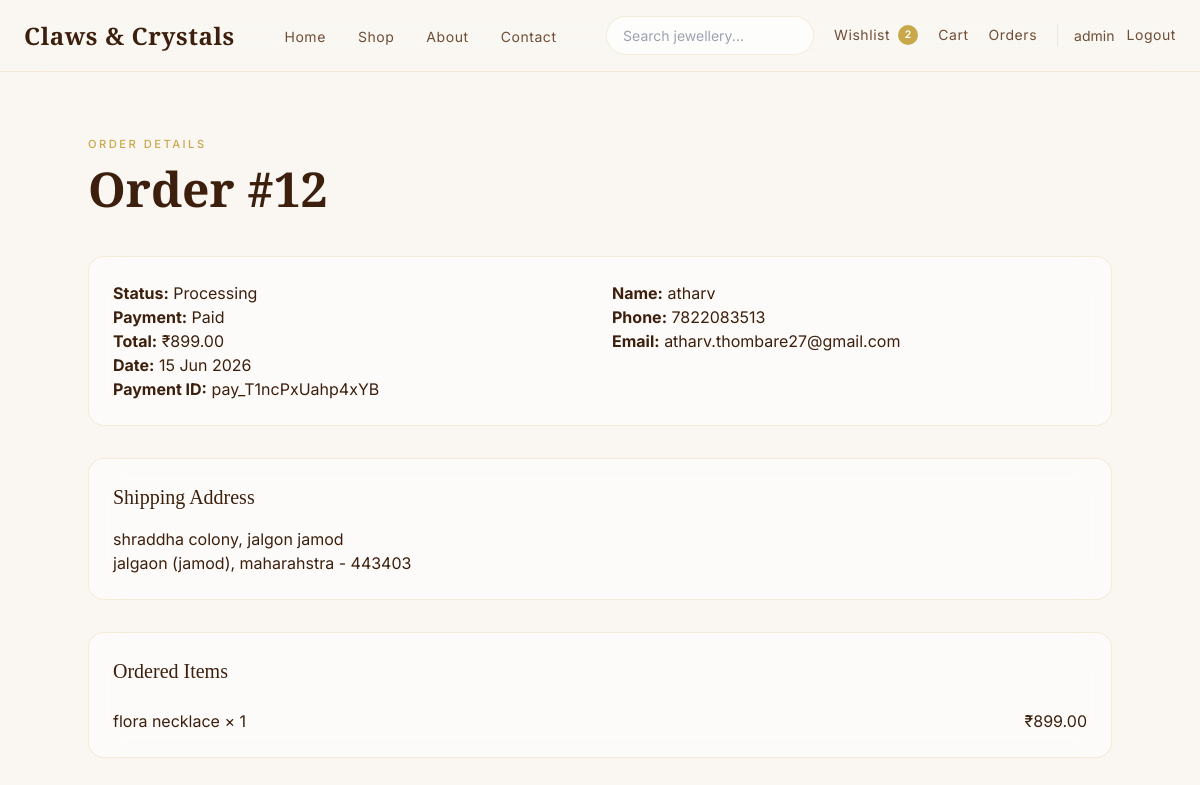
Page /orders/my-orders/12/ (signed in) on the committed database.
### orders/models.py (models this page shows, shortened)
class Order(models.Model):
    STATUS_CHOICES = (
        ("pending", "Pending"),
        ("processing", "Processing"),
        ("shipped", "Shipped"),
        ("delivered", "Delivered"),
        ("cancelled", "Cancelled"),
    )
    PAYMENT_STATUS_CHOICES = (
        ("unpaid", "Unpaid"),
        ("paid", "Paid"),
        ("failed", "Failed"),
    )
    user = models.ForeignKey(
        settings.AUTH_USER_MODEL,
        on_delete=models.CASCADE,
        related_name="orders"
    )
    full_name = models.CharField(max_length=255)
    email = models.EmailField()
    phone = models.CharField(max_length=20)
    address = models.TextField()
    city = models.CharField(max_length=100)
    state = models.CharField(max_length=100)
    pincode = models.CharField(max_length=20)
    total_amount = models.DecimalField(
        max_digits=10,
        decimal_places=2
    )
    status = models.CharField(
        max_length=20,
        choices=STATUS_CHOICES,
        default="pending"
    )
    payment_status = models.CharField(
        max_length=20,
        choices=PAYMENT_STATUS_CHOICES,
        default="unpaid"
    )
    razorpay_order_id = models.CharField(
        max_length=255,
        unique=True,
        blank=True,
        null=True
    )
    razorpay_payment_id = models.CharField(
        max_length=255,
        blank=True
    )
    razorpay_signature = models.CharField(
        max_length=255,
        blank=True
    )
    paid_at = models.DateTimeField(
        blank=True,
        null=True
    )
    created_at = models.DateTimeField(
        auto_now_add=True
    )

class OrderItem(models.Model):
    order = models.ForeignKey(
        Order,
        on_delete=models.CASCADE,
        related_name="items"
    )
    product = models.ForeignKey(
        Product,
        on_delete=models.CASCADE
    )
    quantity = models.PositiveIntegerField()
    price = models.DecimalField(
        max_digits=10,
        decimal_places=2
    )

### products/models.py (models this page shows, shortened)
class Product(models.Model):
    STATUS_CHOICES = (
        ("draft", "Draft"),
        ("published", "Published"),
        ("out_of_stock", "Out of Stock"),
    )
    category = models.ForeignKey(
        Category,
        on_delete=models.CASCADE,
        related_name="products"
    )
    name = models.CharField(max_length=200)
    slug = models.SlugField(
        unique=True
    )
    sku = models.CharField(
        max_length=50,
        unique=True,
        blank=True,
        null=True
    )
    description = models.TextField()
    price = models.DecimalField(
        max_digits=10,
        decimal_places=2
    )
    discounted_price = models.DecimalField(
        max_digits=10,
        decimal_places=2,
        blank=True,
        null=True
    )
    stock = models.PositiveIntegerField(
        default=0
    )
    material = models.CharField(
        max_length=100,
        blank=True
    )
    weight = models.CharField(
        max_length=50,
        blank=True
    )
    featured = models.BooleanField(
        default=False
    )
    status = models.CharField(
        max_length=20,
        choices=STATUS_CHOICES,
        default="draft"
    )
    created_at = models.DateTimeField(
        auto_now_add=True
    )
    updated_at = models.DateTimeField(
        auto_now=True
    )
    tags = models.ManyToManyField(Tag, blank=True)
    seo_title = models.CharField(
    max_length=255,
    blank=True
    )
    seo_description = models.TextField(
        blank=True
    )

### orders/views.py (the view)
@login_required
def order_detail_view(request, order_id):
    order = get_object_or_404(
        Order,
        id=order_id,
        user=request.user,
    )
    return render(
        request,
        "orders/order_detail.html",
        {
            "order": order,
        },
    )

### cart/context_processors.py (called while the page is built)
def navbar_counts(request):
    cart_count = 0
    wishlist_count = 0
    if request.user.is_authenticated:
        cart_count = (
            CartItem.objects.filter(
                user=request.user
            ).aggregate(
                total=Sum("quantity")
            )["total"]
            or 0
        )
        wishlist_count = Wishlist.objects.filter(
            user=request.user
        ).count()
    return {
        "cart_count": cart_count,
        "wishlist_count": wishlist_count,
    }

### templates/orders/order_detail.html (shortened to what this page needs)
{% extends "base.html" %}
{% block content %}
<section class="py-16 px-6 min-h-screen">
  <div class="max-w-5xl mx-auto">
    <div class="mb-10">
      <span class="section-eyebrow"> Order Details </span>
      <h1 class="section-title">Order #{{ order.id }}</h1>
    </div>
    <div class="glass-card p-6 mb-8">
      <div class="grid md:grid-cols-2 gap-6">
        <div>
          <p>
            <strong>Status:</strong>
            {{ order.get_status_display }}
          </p>
          <p>
            <strong>Payment:</strong>
            {{ order.get_payment_status_display }}
          </p>
          <p>
            <strong>Total:</strong>
            ₹{{ order.total_amount }}
          </p>
          <p>
            <strong>Date:</strong>
            {{ order.created_at|date:"d M Y" }}
          </p>
          {% if order.razorpay_payment_id %}
          <p>
            <strong>Payment ID:</strong>
            {{ order.razorpay_payment_id }}
          </p>
          {% endif %}
        </div>
        <div>
          <p>
            <strong>Name:</strong>
            {{ order.full_name }}
          </p>
          <p>
            <strong>Phone:</strong>
            {{ order.phone }}
          </p>
          <p>
            <strong>Email:</strong>
            {{ order.email }}
          </p>
        </div>
      </div>
    </div>
    <div class="glass-card p-6 mb-8">
      <h3 class="font-serif text-xl text-brown mb-4">Shipping Address</h3>
      <p>{{ order.address }}</p>
      <p>{{ order.city }}, {{ order.state }} - {{ order.pincode }}</p>
    </div>
    <div class="glass-card p-6">
      <h3 class="font-serif text-xl text-brown mb-6">Ordered Items</h3>
      <div class="space-y-4">
        {% for item in order.items.all %}
        <div class="flex justify-between">
          <div>{{ item.product.name }} × {{ item.quantity }}</div>
          <div>₹{{ item.price }}</div>
        </div>
        {% endfor %}
      </div>
    </div>
  </div>
</section>
{% endblock %}

### templates/partials/navbar.html (shortened to what this page needs)
<nav class="site-nav sticky top-0 z-50" id="site-nav">
    <div class="page-container py-4">
        <div class="flex items-center justify-between gap-4">
            <a href="/"
                class="font-serif text-2xl font-semibold tracking-wide text-brown hover:text-gold transition-colors shrink-0">
                Claws &amp; Crystals
            </a>
            <ul class="hidden lg:flex items-center gap-8">
                <li><a href="/" class="nav-link">Home</a></li>
                <li><a href="{% url 'product_list' %}" class="nav-link">Shop</a></li>
                <li><a href="{% url 'about' %}" class="nav-link">About</a></li>
                <li><a href="{% url 'contact' %}" class="nav-link">Contact</a></li>
            </ul>
            <div class="hidden lg:flex items-center gap-5">
                <form method="GET" action="{% url 'product_list' %}">
                    <input type="text" name="q" placeholder="Search jewellery..."
                        value="{{ request.GET.q }}" class="search-input">
                </form>
                <a href="{% url 'wishlist' %}" class="nav-link flex items-center gap-2">
                    Wishlist
                    {% if wishlist_count %}
                    <span class="badge-count">{{ wishlist_count }}</span>
                    {% endif %}
                </a>
                <a href="{% url 'cart' %}" class="nav-link flex items-center gap-2">
                    Cart
                </a>
                <a href="{% url 'my_orders' %}" class="nav-link">Orders</a>
                {% if request.user.is_authenticated %}
                <div class="flex items-center gap-3 pl-4 border-l border-gold/20">
                    <a href="{% url 'profile' %}" class="text-sm text-brown-mid hover:text-gold transition-colors">
                        {{ request.user.username }}
                    </a>
                    <a href="{% url 'logout' %}" class="nav-link">Logout</a>
                </div>
                {% else %}
                <div class="flex items-center gap-3 pl-4 border-l border-gold/20">
                    <a href="{% url 'login' %}" class="nav-link">Login</a>
                    <a href="{% url 'register' %}" class="btn-primary !py-2 !px-5 !text-xs">Register</a>
                </div>
                {% endif %}
            </div>
        </div>
    </div>
</nav>

### static/css/design-tokens.css (style rules this page uses)
:root { --cc-font-serif: "Cormorant Garamond", Georgia, serif; --cc-font-sans: "Inter", system-ui, sans-serif; --cc-ivory: #FAF7F2; --cc-cream: #F3ECE3; --cc-blush: #E8D5C4; --cc-accent: #C9A84C; --cc-accent-light: #E8D499; --cc-accent-hover: #3D1F0D; --cc-brown: #3D1F0D; --cc-brown-mid: #6F4E37; --cc-muted: #9A8070; --cc-white: #FFFFFF; --cc-bg: var(--cc-ivory); --cc-bg-subtle: var(--cc-cream); --cc-text: var(--cc-brown); --cc-text-secondary: var(--cc-brown-mid); --cc-text-muted: var(--cc-muted); --cc-text-on-accent: var(--cc-ivory); --cc-text-on-dark: var(--cc-blush); --cc-danger: #b91c1c; --cc-success: #15803d; --cc-warning: #b45309; --cc-surface: rgba(255, 255, 255, 0.55); --cc-surface-solid: rgba(255, 255, 255, 0.85); --cc-surface-dark: var(--cc-brown); --cc-border: rgba(201, 168, 76, 0.18); --cc-border-strong: rgba(201, 168, 76, 0.35); --cc-input-bg: rgba(250, 247, 242, 0.8); --cc-nav-bg: rgba(250, 247, 242, 0.88); --cc-radius-sm: 0.5rem; --cc-radius-md: 1rem; --cc-radius-pill: 9999px; --cc-shadow-soft: 0 8px 40px rgba(61, 31, 13, 0.08); --cc-shadow-focus: 0 0 0 3px rgba(201, 168, 76, 0.15); --cc-blur: 16px; --cc-transition: 0.25s ease; --cc-space-page: 1.5rem; --cc-space-section: 4rem; --cc-container: 80rem; }

### static/css/style.css (style rules this page uses)
.page-container { max-width: var(--cc-container); margin-inline: auto; padding-inline: var(--cc-space-page); }
.nav-link { font-family: var(--cc-font-sans); font-size: 0.875rem; font-weight: 400; letter-spacing: 0.04em; color: var(--cc-text-secondary); text-decoration: none; position: relative; padding-bottom: 2px; transition: color var(--cc-transition); }
.nav-link::after { content: ""; position: absolute; bottom: 0; left: 0; width: 0; height: 1px; background: var(--cc-accent); transition: width 0.3s ease; }
.site-nav { background: var(--cc-nav-bg); backdrop-filter: blur(20px); -webkit-backdrop-filter: blur(20px); border-bottom: 1px solid var(--cc-border); }
.badge-count { display: inline-flex; align-items: center; justify-content: center; min-width: 1.25rem; height: 1.25rem; padding: 0 0.35rem; border-radius: var(--cc-radius-pill); background: var(--cc-accent); color: var(--cc-white); font-size: 0.65rem; font-weight: 600; }
.glass-card { background: var(--cc-surface); backdrop-filter: blur(var(--cc-blur)); -webkit-backdrop-filter: blur(var(--cc-blur)); border: 1px solid var(--cc-border); border-radius: var(--cc-radius-md); transition: box-shadow 0.3s ease, transform 0.3s ease, border-color var(--cc-transition); }
.section-eyebrow { display: block; font-family: var(--cc-font-sans); font-size: 0.7rem; font-weight: 500; letter-spacing: 0.22em; text-transform: uppercase; color: var(--cc-accent); margin-bottom: 0.5rem; }
.section-title { font-family: var(--cc-font-serif); font-size: clamp(2rem, 4vw, 3rem); font-weight: 600; color: var(--cc-text); line-height: 1.15; }
.search-input { width: 100%; max-width: 13rem; padding: 0.5rem 1rem; border-radius: var(--cc-radius-pill); border: 1px solid var(--cc-border); background: rgba(255, 255, 255, 0.7); font-size: 0.875rem; font-family: var(--cc-font-sans); color: var(--cc-text); outline: none; transition: border-color var(--cc-transition), box-shadow var(--cc-transition); }

### rows in the picture
Order: id "12", status "Processing", payment_status "Paid", total_amount "899.00", created_at "15 Jun 2026", razorpay_payment_id "pay_T1ncPxUahp4xYB", full_name "atharv", phone "7822083513", email "atharv.thombare27@gmail.com", address "shraddha colony, jalgon jamod", city "jalgaon (jamod)", state "maharahstra", pincode "443403"
OrderItem: product.name "flora necklace", quantity "1", price "899.00"

### other values in the picture
{{ wishlist_count }} "2"
{{ request.user.username }} "admin"
